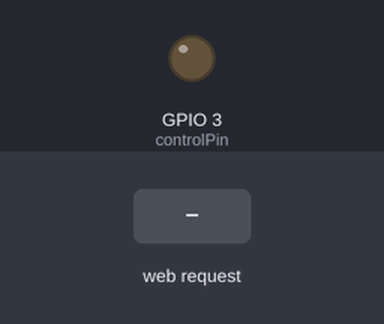
The sketch below on a simulated ESP8266 (NodeMCU). On the bench: output pins drawn as LEDs (lit = HIGH). The test bench sets the inputs (shaded band). WiFi joins after 1.5 s; servers stay silent unless stated; what the sketch prints to the serial monitor is not drawn.

Above: at 2.8 s.
2.9 s: HTTP request GET /setHigh received
At 4.1 s:
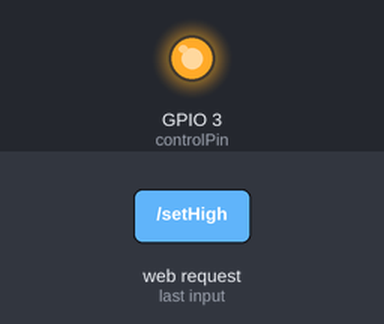
4.4 s: HTTP request GET /setLow received
At 5.5 s:
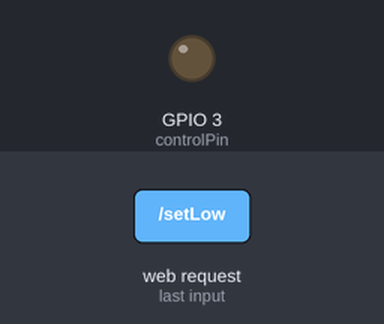
Timing chart, 0 to 7.4 s (numbered marks = the images above; inputs shaded):
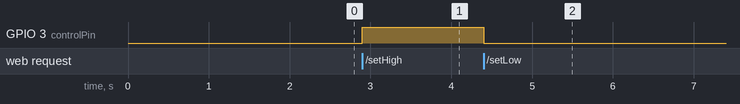

Measured:
- after the input at 2.9 s, GPIO 3 (controlPin): LOW → HIGH at once
- after the input at 4.4 s, GPIO 3 (controlPin): HIGH → LOW at once

The sketch:

remote_switch.ino
```cpp
#include <ESP8266WiFi.h>
#include <ESP8266WebServer.h>

// WiFi credentials
const char *ssid = "VodafoneMrMara";
const char *password = "AntoAleVodafone";

// Define the GPIO pin to control (D1 = GPIO5)
const int controlPin = 3;

// Create a web server on port 8000
ESP8266WebServer server(8000);

// Handler to show the current pin status
void handleRoot()
{
  String status = digitalRead(controlPin) == HIGH ? "HIGH" : "LOW";
  server.send(200, "text/plain", "Pin status: " + status);
}

// Handler to set pin HIGH
void handleSetHigh()
{
  digitalWrite(controlPin, HIGH);
  server.send(200, "text/plain", "Pin set to HIGH");
}

// Handler to set pin LOW
void handleSetLow()
{
  digitalWrite(controlPin, LOW);
  server.send(200, "text/plain", "Pin set to LOW");
}

void setup()
{
  Serial.begin(115200);
  delay(100);

  // Connect to WiFi
  Serial.println();
  Serial.print("Connecting to ");
  Serial.println(ssid);

  WiFi.begin(ssid, password);

  // Wait for connection
  while (WiFi.status() != WL_CONNECTED)
  {
    delay(500);
    Serial.print(".");
  }

  Serial.println();
  Serial.println("WiFi connected.");
  Serial.print("IP address: ");
  Serial.println(WiFi.localIP());

  // Route handlers
  server.on("/", HTTP_GET, handleRoot);
  server.on("/setHigh", HTTP_GET, handleSetHigh);
  server.on("/setLow", HTTP_GET, handleSetLow);

  // Start the server
  server.begin();
  Serial.println("Server started on port 8000");
  // Set pin mode and initial state
  Serial.println("Setting pin mode and initial state to LOW");
  pinMode(controlPin, OUTPUT);
  digitalWrite(controlPin, LOW); // default LOW
}

void loop()
{
  server.handleClient();
}
```
